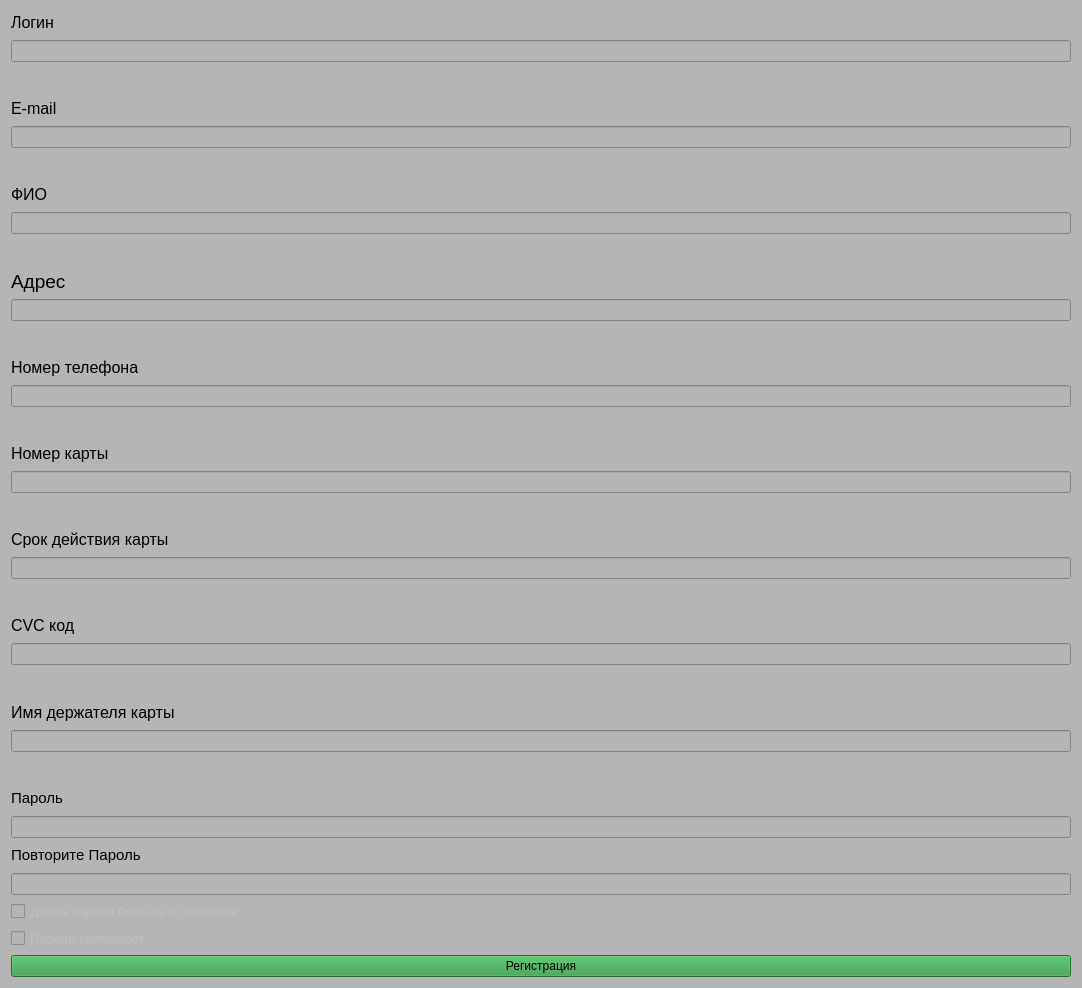
<?xml version="1.0" encoding="UTF-8"?>
<ui version="4.0">
 <class>Form</class>
 <widget class="QWidget" name="Form">
  <property name="geometry">
   <rect>
    <x>0</x>
    <y>0</y>
    <width>1082</width>
    <height>988</height>
   </rect>
  </property>
  <property name="windowTitle">
   <string>Form</string>
  </property>
  <property name="styleSheet">
   <string notr="true">background-color: rgb(181, 181, 181);</string>
  </property>
  <layout class="QGridLayout" name="gridLayout">
   <item row="0" column="0">
    <layout class="QVBoxLayout" name="verticalLayout_2">
     <item>
      <widget class="QLabel" name="label_4">
       <property name="text">
        <string>&lt;html&gt;&lt;head/&gt;&lt;body&gt;&lt;p&gt;&lt;span style=&quot; font-size:12pt;&quot;&gt;Логин&lt;/span&gt;&lt;/p&gt;&lt;/body&gt;&lt;/html&gt;</string>
       </property>
      </widget>
     </item>
     <item>
      <widget class="QLineEdit" name="login">
       <property name="styleSheet">
        <string notr="true">font: 10pt &quot;MS Shell Dlg 2&quot;;</string>
       </property>
      </widget>
     </item>
     <item>
      <widget class="QLabel" name="error_9">
       <property name="text">
        <string/>
       </property>
      </widget>
     </item>
     <item>
      <widget class="QLabel" name="label_5">
       <property name="text">
        <string>&lt;html&gt;&lt;head/&gt;&lt;body&gt;&lt;p&gt;&lt;span style=&quot; font-size:12pt;&quot;&gt;E-mail&lt;/span&gt;&lt;/p&gt;&lt;/body&gt;&lt;/html&gt;</string>
       </property>
      </widget>
     </item>
     <item>
      <widget class="QLineEdit" name="email">
       <property name="styleSheet">
        <string notr="true">font: 10pt &quot;MS Shell Dlg 2&quot;;</string>
       </property>
      </widget>
     </item>
     <item>
      <widget class="QLabel" name="error_1">
       <property name="text">
        <string/>
       </property>
      </widget>
     </item>
     <item>
      <widget class="QLabel" name="label_7">
       <property name="text">
        <string>&lt;html&gt;&lt;head/&gt;&lt;body&gt;&lt;p&gt;&lt;span style=&quot; font-size:12pt;&quot;&gt;ФИО&lt;/span&gt;&lt;/p&gt;&lt;/body&gt;&lt;/html&gt;</string>
       </property>
      </widget>
     </item>
     <item>
      <widget class="QLineEdit" name="fio">
       <property name="styleSheet">
        <string notr="true">font: 10pt &quot;MS Shell Dlg 2&quot;;</string>
       </property>
      </widget>
     </item>
     <item>
      <widget class="QLabel" name="error_2">
       <property name="text">
        <string/>
       </property>
      </widget>
     </item>
     <item>
      <widget class="QLabel" name="label_15">
       <property name="text">
        <string>&lt;html&gt;&lt;head/&gt;&lt;body&gt;&lt;p&gt;&lt;span style=&quot; font-size:14pt;&quot;&gt;Адрес&lt;/span&gt;&lt;/p&gt;&lt;/body&gt;&lt;/html&gt;</string>
       </property>
      </widget>
     </item>
     <item>
      <widget class="QLineEdit" name="adress">
       <property name="styleSheet">
        <string notr="true">font: 10pt &quot;MS Shell Dlg 2&quot;;</string>
       </property>
      </widget>
     </item>
     <item>
      <widget class="QLabel" name="error_4">
       <property name="text">
        <string/>
       </property>
      </widget>
     </item>
     <item>
      <widget class="QLabel" name="label_17">
       <property name="text">
        <string>&lt;html&gt;&lt;head/&gt;&lt;body&gt;&lt;p&gt;&lt;span style=&quot; font-size:12pt;&quot;&gt;Номер телефона&lt;/span&gt;&lt;/p&gt;&lt;/body&gt;&lt;/html&gt;</string>
       </property>
      </widget>
     </item>
     <item>
      <widget class="QLineEdit" name="phone">
       <property name="styleSheet">
        <string notr="true">font: 10pt &quot;MS Shell Dlg 2&quot;;</string>
       </property>
      </widget>
     </item>
     <item>
      <widget class="QLabel" name="error_3">
       <property name="text">
        <string/>
       </property>
      </widget>
     </item>
     <item>
      <widget class="QLabel" name="label">
       <property name="text">
        <string>&lt;html&gt;&lt;head/&gt;&lt;body&gt;&lt;p&gt;&lt;span style=&quot; font-size:12pt;&quot;&gt;Номер карты&lt;/span&gt;&lt;/p&gt;&lt;/body&gt;&lt;/html&gt;</string>
       </property>
      </widget>
     </item>
     <item>
      <widget class="QLineEdit" name="card_num">
       <property name="styleSheet">
        <string notr="true">font: 10pt &quot;MS Shell Dlg 2&quot;;</string>
       </property>
      </widget>
     </item>
     <item>
      <widget class="QLabel" name="error_5">
       <property name="text">
        <string/>
       </property>
      </widget>
     </item>
     <item>
      <widget class="QLabel" name="label_2">
       <property name="text">
        <string>&lt;html&gt;&lt;head/&gt;&lt;body&gt;&lt;p&gt;&lt;span style=&quot; font-size:12pt;&quot;&gt;Срок действия карты&lt;/span&gt;&lt;/p&gt;&lt;/body&gt;&lt;/html&gt;</string>
       </property>
      </widget>
     </item>
     <item>
      <widget class="QLineEdit" name="card_date">
       <property name="styleSheet">
        <string notr="true">font: 10pt &quot;MS Shell Dlg 2&quot;;</string>
       </property>
       <property name="text">
        <string/>
       </property>
      </widget>
     </item>
     <item>
      <widget class="QLabel" name="error_6">
       <property name="text">
        <string/>
       </property>
      </widget>
     </item>
     <item>
      <widget class="QLabel" name="label_3">
       <property name="text">
        <string>&lt;html&gt;&lt;head/&gt;&lt;body&gt;&lt;p&gt;&lt;span style=&quot; font-size:12pt;&quot;&gt;CVC код&lt;/span&gt;&lt;/p&gt;&lt;/body&gt;&lt;/html&gt;</string>
       </property>
      </widget>
     </item>
     <item>
      <widget class="QLineEdit" name="cvc">
       <property name="styleSheet">
        <string notr="true">font: 10pt &quot;MS Shell Dlg 2&quot;;</string>
       </property>
      </widget>
     </item>
     <item>
      <widget class="QLabel" name="error_7">
       <property name="text">
        <string/>
       </property>
      </widget>
     </item>
     <item>
      <widget class="QLabel" name="label_14">
       <property name="text">
        <string>&lt;html&gt;&lt;head/&gt;&lt;body&gt;&lt;p&gt;&lt;span style=&quot; font-size:12pt;&quot;&gt;Имя держателя карты&lt;/span&gt;&lt;/p&gt;&lt;/body&gt;&lt;/html&gt;</string>
       </property>
      </widget>
     </item>
     <item>
      <widget class="QLineEdit" name="card_holder">
       <property name="styleSheet">
        <string notr="true">font: 10pt &quot;MS Shell Dlg 2&quot;;</string>
       </property>
      </widget>
     </item>
     <item>
      <widget class="QLabel" name="error_8">
       <property name="text">
        <string/>
       </property>
      </widget>
     </item>
     <item>
      <widget class="QLabel" name="label_9">
       <property name="text">
        <string>&lt;html&gt;&lt;head/&gt;&lt;body&gt;&lt;p&gt;&lt;span style=&quot; font-size:11pt;&quot;&gt;Пароль&lt;/span&gt;&lt;/p&gt;&lt;/body&gt;&lt;/html&gt;</string>
       </property>
      </widget>
     </item>
     <item>
      <widget class="QLineEdit" name="password1"/>
     </item>
     <item>
      <widget class="QLabel" name="label_10">
       <property name="text">
        <string>&lt;html&gt;&lt;head/&gt;&lt;body&gt;&lt;p&gt;&lt;span style=&quot; font-size:11pt;&quot;&gt;Повторите Пароль&lt;/span&gt;&lt;/p&gt;&lt;/body&gt;&lt;/html&gt;</string>
       </property>
      </widget>
     </item>
     <item>
      <widget class="QLineEdit" name="password2"/>
     </item>
     <item>
      <widget class="QCheckBox" name="length">
       <property name="enabled">
        <bool>false</bool>
       </property>
       <property name="font">
        <font>
         <pointsize>10</pointsize>
        </font>
       </property>
       <property name="text">
        <string>Длина пароля больше 6 символов</string>
       </property>
       <property name="checkable">
        <bool>true</bool>
       </property>
       <property name="checked">
        <bool>false</bool>
       </property>
      </widget>
     </item>
     <item>
      <widget class="QCheckBox" name="length_2">
       <property name="enabled">
        <bool>false</bool>
       </property>
       <property name="font">
        <font>
         <pointsize>10</pointsize>
        </font>
       </property>
       <property name="text">
        <string>Пароли совпадают</string>
       </property>
       <property name="checkable">
        <bool>true</bool>
       </property>
       <property name="checked">
        <bool>false</bool>
       </property>
      </widget>
     </item>
     <item>
      <widget class="QPushButton" name="register_2">
       <property name="styleSheet">
        <string notr="true">background-color: #2f9a41;
font: 12pt &quot;MS Shell Dlg 2&quot;;</string>
       </property>
       <property name="text">
        <string>Регистрация</string>
       </property>
      </widget>
     </item>
    </layout>
   </item>
  </layout>
 </widget>
 <resources>
  <include location="../../Desktop/prefix/resource.qrc"/>
 </resources>
 <connections/>
</ui>
